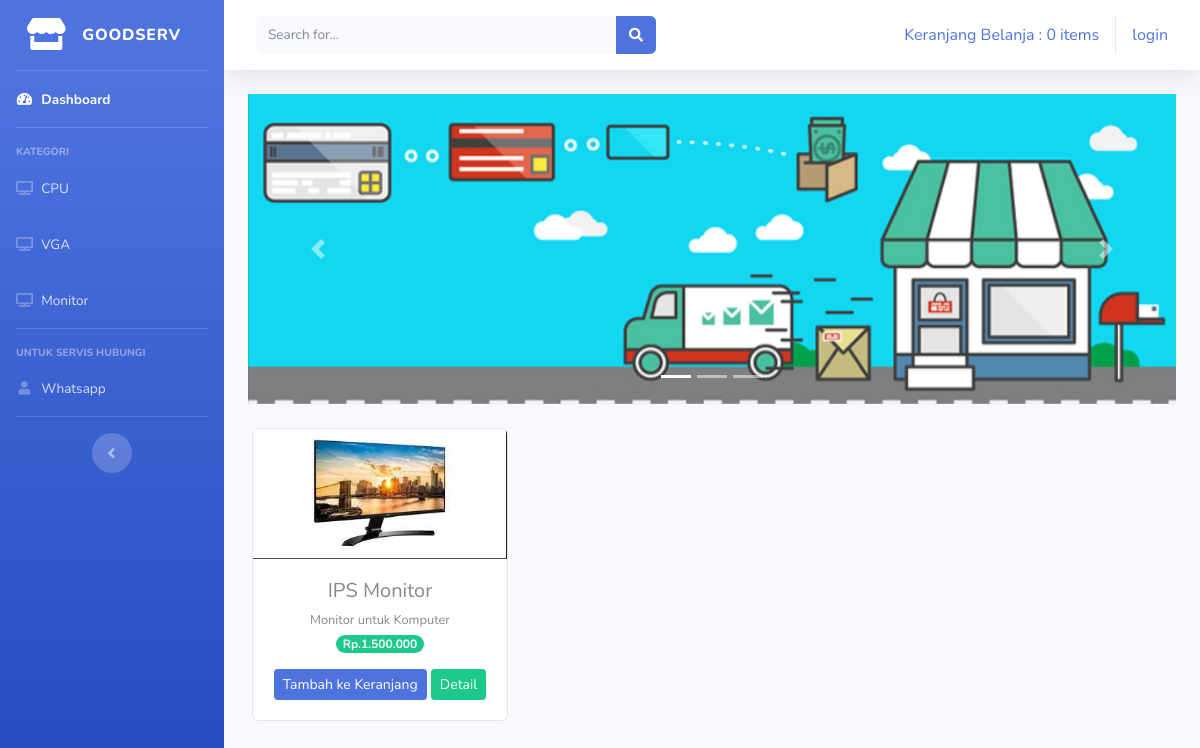
The page /codeigniter/index.php/kategori/monitor on the database its author committed.
### tables this page shows
CREATE TABLE `tb_barang` (
  `id_brg` int(11) NOT NULL,
  `nama_brg` varchar(120) NOT NULL,
  `keterangan` varchar(225) NOT NULL,
  `kategori` varchar(60) NOT NULL,
  `harga` int(11) NOT NULL,
  `stok` int(4) NOT NULL,
  `gambar` text NOT NULL
);

### codeigniter/application/controllers/kategori.php (called while the page is built, shortened)
<?php
    class Kategori extends CI_Controller{
        public function monitor(){
            $data['monitor'] = $this->model_kategori->data_monitor()->result();
            $this->load->view('templates/header');
            $this->load->view('templates/sidebar');
            $this->load->view('monitor', $data);
            $this->load->view('templates/footer');
        }
    }
?>

### codeigniter/index.php (called while the page is built, shortened)
<?php
require_once BASEPATH.'core/CodeIgniter.php';

### codeigniter/application/models/model_kategori.php (called while the page is built, shortened)
<?php
    class Model_kategori extends CI_Model{
        public function data_monitor(){
            return $this->db->get_where('tb_barang', array('kategori' => 'monitor'));
        }
    }
?>

### codeigniter/application/views/monitor.php (the view, shortened to what this page needs)
<div class="container-fluid">
    <div id="carouselExampleIndicators" class="carousel slide" data-ride="carousel">
        <ol class="carousel-indicators">
            <li data-target="#carouselExampleIndicators" data-slide-to="0" class="active"></li>
            <li data-target="#carouselExampleIndicators" data-slide-to="1"></li>
            <li data-target="#carouselExampleIndicators" data-slide-to="2"></li>
        </ol>
        <div class="carousel-inner">
            <div class="carousel-item active">
                <img src="<?php echo base_url('assets/img/slider1.jpg') ?>" class="d-block w-100" alt="...">
            </div>
        </div>
        <a class="carousel-control-prev" href="#carouselExampleIndicators" role="button" data-slide="prev">
            <span class="carousel-control-prev-icon" aria-hidden="true"></span>
        </a>
        <a class="carousel-control-next" href="#carouselExampleIndicators" role="button" data-slide="next">
            <span class="carousel-control-next-icon" aria-hidden="true"></span>
        </a>
    </div>
    <div class="row text-center mt-4">
        <?php foreach($monitor as $brg) : ?>
            <div class="card ml-3 mb-3" style="width: 16rem;">
                <img src="<?php echo base_url().'uploads/'.$brg->gambar ?>" class="card-img-top" alt="..." height="130px" width="95px">
                <div class="card-body">
                    <h5 class="card-title mb-1"><?php echo $brg->nama_brg ?></h5>
                    <small><?php echo $brg->keterangan ?></small><br>
                    <span class="badge badge-pill badge-success mb-3">Rp.<?php echo number_format($brg->harga, 0, ',', '.') ?></span>
                    <?php echo anchor('dashboard/tambah_ke_keranjang/'.$brg->id_brg, '<div class="btn btn-sm btn-primary">Tambah ke Keranjang</div>') ?>
                    <?php echo anchor('dashboard/detail/'.$brg->id_brg, '<div class="btn btn-sm btn-success">Detail</div>') ?>
                </div>
            </div>
        <?php endforeach; ?>
    </div>
</div>

### rows shown on the page
tb_barang: gambar (picture), nama_brg "IPS Monitor", keterangan "Monitor untuk Komputer", harga "1.500.000", id_brg "Tambah ke Keranjang", id_brg "Detail"

### other values the page prints
anchor('dashboard/detail_keranjang', $keranjang) "Keranjang Belanja : 0 items"
anchor('auth/login', 'login') "login"
